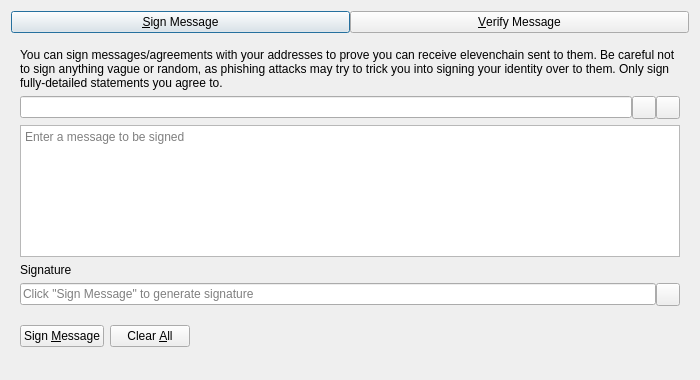
<?xml version="1.0" encoding="UTF-8"?>
<ui version="4.0">
 <class>SignVerifyMessageDialog</class>
 <widget class="QDialog" name="SignVerifyMessageDialog">
  <property name="geometry">
   <rect>
    <x>0</x>
    <y>0</y>
    <width>700</width>
    <height>380</height>
   </rect>
  </property>
  <property name="windowTitle">
   <string>Signatures - Sign / Verify a Message</string>
  </property>
  <property name="modal">
   <bool>true</bool>
  </property>
  <layout class="QVBoxLayout" name="verticalLayout">
   <item>
    <layout class="QHBoxLayout" name="horizontalLayout_Buttons_2">
     <property name="spacing">
      <number>0</number>
     </property>
     <property name="topMargin">
      <number>0</number>
     </property>
     <item>
      <widget class="QPushButton" name="btnSignMessage">
       <property name="text">
        <string>&amp;Sign Message</string>
       </property>
       <property name="checkable">
        <bool>true</bool>
       </property>
      </widget>
     </item>
     <item>
      <widget class="QPushButton" name="btnVerifyMessage">
       <property name="text">
        <string>&amp;Verify Message</string>
       </property>
       <property name="checkable">
        <bool>true</bool>
       </property>
      </widget>
     </item>
    </layout>
   </item>
   <item>
    <widget class="QStackedWidget" name="stackedWidgetSig">
     <property name="minimumSize">
      <size>
       <width>0</width>
       <height>0</height>
      </size>
     </property>
     <property name="currentIndex">
      <number>0</number>
     </property>
     <widget class="QWidget" name="pageSignMessage">
      <layout class="QVBoxLayout" name="verticalLayout_SM">
       <item>
        <widget class="QLabel" name="infoLabel_SM">
         <property name="text">
          <string>You can sign messages/agreements with your addresses to prove you can receive elevenchain sent to them. Be careful not to sign anything vague or random, as phishing attacks may try to trick you into signing your identity over to them. Only sign fully-detailed statements you agree to.</string>
         </property>
         <property name="textFormat">
          <enum>Qt::PlainText</enum>
         </property>
         <property name="wordWrap">
          <bool>true</bool>
         </property>
        </widget>
       </item>
       <item>
        <layout class="QHBoxLayout" name="horizontalLayout_1_SM">
         <property name="spacing">
          <number>0</number>
         </property>
         <item>
          <widget class="QValidatedLineEdit" name="addressIn_SM">
           <property name="toolTip">
            <string>The elevenchain address to sign the message with</string>
           </property>
          </widget>
         </item>
         <item>
          <widget class="QToolButton" name="addressBookButton_SM">
           <property name="toolTip">
            <string>Choose previously used address</string>
           </property>
           <property name="text">
            <string/>
           </property>
           <property name="shortcut">
            <string>Alt+A</string>
           </property>
          </widget>
         </item>
         <item>
          <widget class="QToolButton" name="pasteButton_SM">
           <property name="toolTip">
            <string>Paste address from clipboard</string>
           </property>
           <property name="text">
            <string/>
           </property>
           <property name="shortcut">
            <string>Alt+P</string>
           </property>
          </widget>
         </item>
        </layout>
       </item>
       <item>
        <widget class="QPlainTextEdit" name="messageIn_SM">
         <property name="toolTip">
          <string>Enter the message you want to sign here</string>
         </property>
         <property name="placeholderText">
          <string>Enter a message to be signed</string>
         </property>
        </widget>
       </item>
       <item>
        <widget class="QLabel" name="signatureLabel_SM">
         <property name="text">
          <string>Signature</string>
         </property>
         <property name="textFormat">
          <enum>Qt::PlainText</enum>
         </property>
        </widget>
       </item>
       <item>
        <layout class="QHBoxLayout" name="horizontalLayout_2_SM">
         <property name="spacing">
          <number>0</number>
         </property>
         <item>
          <widget class="QLineEdit" name="signatureOut_SM">
           <property name="placeholderText">
            <string>Click "Sign Message" to generate signature</string>
           </property>
           <property name="readOnly">
            <bool>true</bool>
           </property>
          </widget>
         </item>
         <item>
          <widget class="QToolButton" name="copySignatureButton_SM">
           <property name="toolTip">
            <string>Copy the current signature to the system clipboard</string>
           </property>
           <property name="text">
            <string/>
           </property>
          </widget>
         </item>
        </layout>
       </item>
       <item>
        <layout class="QHBoxLayout" name="horizontalLayout_3_SM">
         <item>
          <widget class="QPushButton" name="signMessageButton_SM">
           <property name="toolTip">
            <string>Sign the message to prove you own this elevenchain address</string>
           </property>
           <property name="text">
            <string>Sign &amp;Message</string>
           </property>
           <property name="autoDefault">
            <bool>false</bool>
           </property>
          </widget>
         </item>
         <item>
          <widget class="QPushButton" name="clearButton_SM">
           <property name="toolTip">
            <string>Reset all sign message fields</string>
           </property>
           <property name="text">
            <string>Clear &amp;All</string>
           </property>
           <property name="autoDefault">
            <bool>false</bool>
           </property>
          </widget>
         </item>
         <item>
          <spacer name="horizontalSpacer_1_SM">
           <property name="orientation">
            <enum>Qt::Horizontal</enum>
           </property>
           <property name="sizeHint" stdset="0">
            <size>
             <width>40</width>
             <height>48</height>
            </size>
           </property>
          </spacer>
         </item>
         <item>
          <widget class="QLabel" name="statusLabel_SM">
           <property name="text">
            <string/>
           </property>
           <property name="wordWrap">
            <bool>true</bool>
           </property>
          </widget>
         </item>
         <item>
          <spacer name="horizontalSpacer_2_SM">
           <property name="orientation">
            <enum>Qt::Horizontal</enum>
           </property>
           <property name="sizeHint" stdset="0">
            <size>
             <width>40</width>
             <height>48</height>
            </size>
           </property>
          </spacer>
         </item>
        </layout>
       </item>
      </layout>
     </widget>
     <widget class="QWidget" name="pageVerifyMessage">
      <layout class="QVBoxLayout" name="verticalLayout_VM">
       <item>
        <widget class="QLabel" name="infoLabel_VM">
         <property name="text">
          <string>Enter the receiver's address, message (ensure you copy line breaks, spaces, tabs, etc. exactly) and signature below to verify the message. Be careful not to read more into the signature than what is in the signed message itself, to avoid being tricked by a man-in-the-middle attack. Note that this only proves the signing party receives with the address, it cannot prove sendership of any transaction!</string>
         </property>
         <property name="textFormat">
          <enum>Qt::PlainText</enum>
         </property>
         <property name="alignment">
          <set>Qt::AlignLeading|Qt::AlignLeft|Qt::AlignTop</set>
         </property>
         <property name="wordWrap">
          <bool>true</bool>
         </property>
        </widget>
       </item>
       <item>
        <layout class="QHBoxLayout" name="horizontalLayout_1_VM">
         <property name="spacing">
          <number>0</number>
         </property>
         <item>
          <widget class="QValidatedLineEdit" name="addressIn_VM">
           <property name="toolTip">
            <string>The elevenchain address the message was signed with</string>
           </property>
          </widget>
         </item>
         <item>
          <widget class="QToolButton" name="addressBookButton_VM">
           <property name="toolTip">
            <string>Choose previously used address</string>
           </property>
           <property name="text">
            <string/>
           </property>
           <property name="shortcut">
            <string>Alt+A</string>
           </property>
          </widget>
         </item>
        </layout>
       </item>
       <item>
        <widget class="QPlainTextEdit" name="messageIn_VM">
          <property name="toolTip">
            <string>The signed message to verify</string>
          </property>
          <property name="placeholderText">
            <string>Enter a message to be verified</string>
          </property>
        </widget>
       </item>
       <item>
        <widget class="QValidatedLineEdit" name="signatureIn_VM">
          <property name="toolTip">
            <string>The signature given when the message was signed</string>
          </property>
          <property name="placeholderText">
            <string>Enter a signature for the message to be verified</string>
          </property>
        </widget>
       </item>
       <item>
        <layout class="QHBoxLayout" name="horizontalLayout_2_VM">
         <item>
          <widget class="QPushButton" name="verifyMessageButton_VM">
           <property name="toolTip">
            <string>Verify the message to ensure it was signed with the specified elevenchain address</string>
           </property>
           <property name="text">
            <string>Verify &amp;Message</string>
           </property>
           <property name="autoDefault">
            <bool>false</bool>
           </property>
          </widget>
         </item>
         <item>
          <widget class="QPushButton" name="clearButton_VM">
           <property name="toolTip">
            <string>Reset all verify message fields</string>
           </property>
           <property name="text">
            <string>Clear &amp;All</string>
           </property>
           <property name="autoDefault">
            <bool>false</bool>
           </property>
          </widget>
         </item>
         <item>
          <spacer name="horizontalSpacer_1_VM">
           <property name="orientation">
            <enum>Qt::Horizontal</enum>
           </property>
           <property name="sizeHint" stdset="0">
            <size>
             <width>40</width>
             <height>48</height>
            </size>
           </property>
          </spacer>
         </item>
         <item>
          <widget class="QLabel" name="statusLabel_VM">
           <property name="text">
            <string/>
           </property>
           <property name="wordWrap">
            <bool>true</bool>
           </property>
          </widget>
         </item>
         <item>
          <spacer name="horizontalSpacer_2_VM">
           <property name="orientation">
            <enum>Qt::Horizontal</enum>
           </property>
           <property name="sizeHint" stdset="0">
            <size>
             <width>40</width>
             <height>48</height>
            </size>
           </property>
          </spacer>
         </item>
        </layout>
       </item>
      </layout>
     </widget>
    </widget>
   </item>
  </layout>
 </widget>
 <customwidgets>
  <customwidget>
   <class>QValidatedLineEdit</class>
   <extends>QLineEdit</extends>
   <header>qt/qvalidatedlineedit.h</header>
  </customwidget>
 </customwidgets>
 <resources>
  <include location="../elevenchain.qrc"/>
 </resources>
 <connections/>
</ui>
